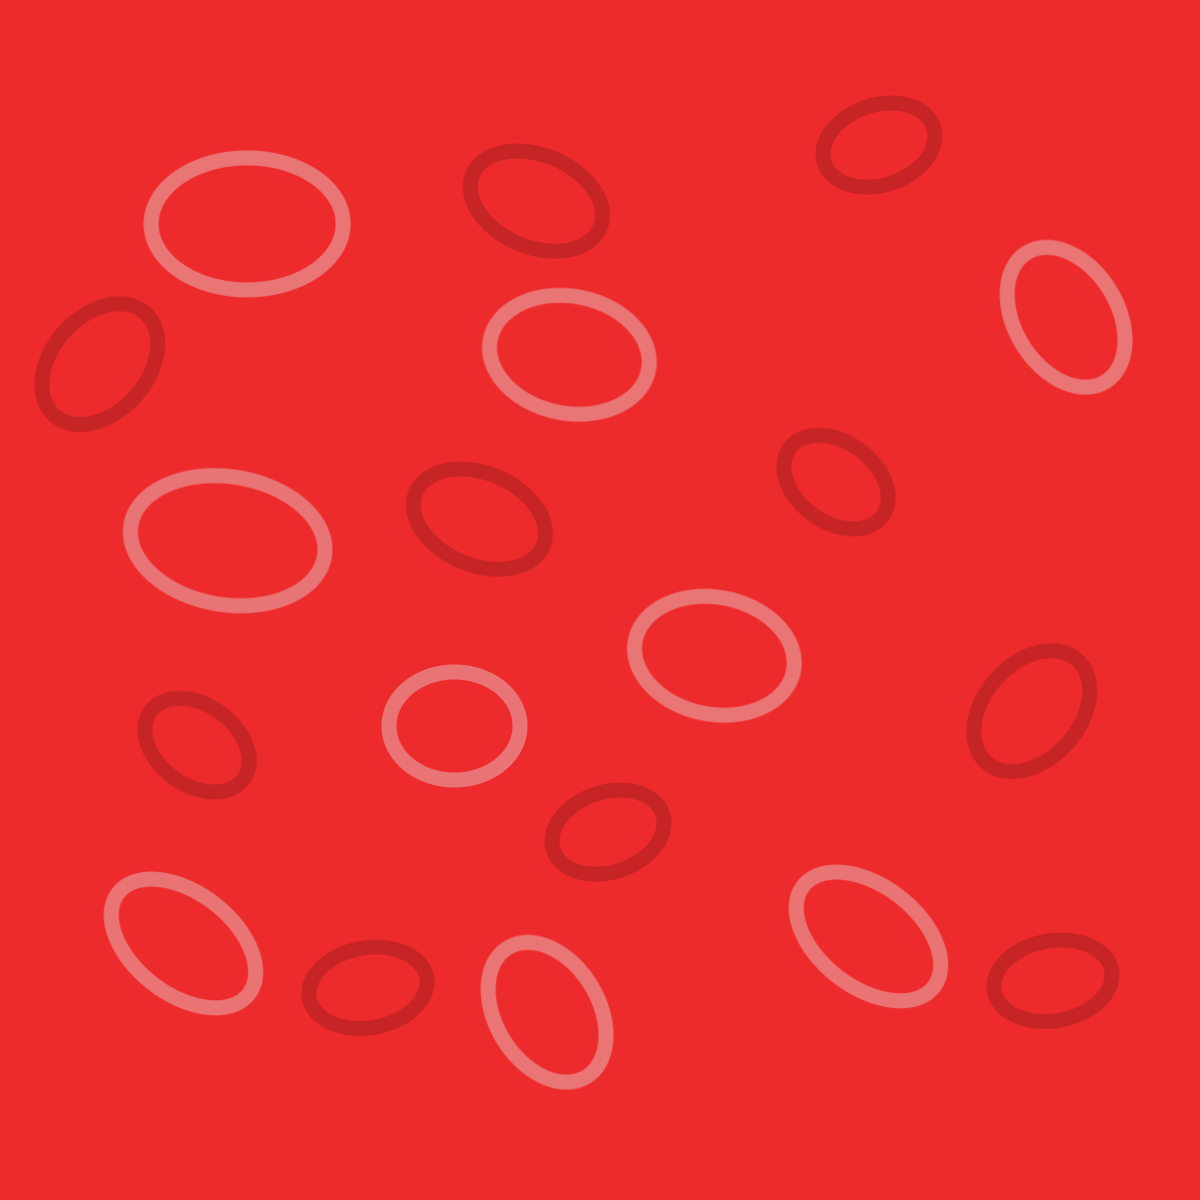

Tiled map render using the project's own tile images. Description and the map definition, with tile-layer contents summarised, below:
An orthogonal 75x75 tile map with 16x16 px tiles, 3 tile layers (backgroundLayer, blockedLayer, objectLayer).

<map version="1.2" tiledversion="1.2.3" orientation="orthogonal" renderorder="right-down" width="75" height="75" tilewidth="16" tileheight="16" infinite="0" nextlayerid="5" nextobjectid="1">
 <tileset firstgid="1" name="gameTiles" tilewidth="16" tileheight="16" tilecount="5625" columns="75">
  <image source="../images/backgroundMap.png" width="1200" height="1200" />
 </tileset>
 <layer id="1" name="backgroundLayer" width="75" height="75">
  <data>[5625 cells, 5625 non-empty, 5625 distinct tile ids]</data>
 </layer>
 <layer id="3" name="blockedLayer" width="75" height="75">
  <data>[5625 cells, 0 non-empty, 0 distinct tile ids]</data>
 </layer>
 <layer id="4" name="objectLayer" width="75" height="75">
  <data>[5625 cells, 0 non-empty, 0 distinct tile ids]</data>
 </layer>
</map>